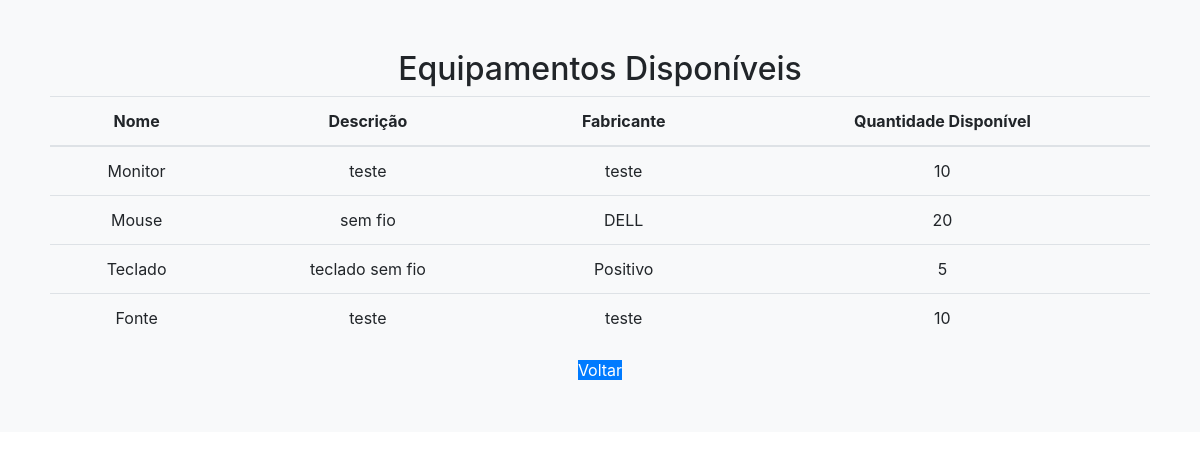
The page /visualizar_equipamentos/ on the database as committed earlier.
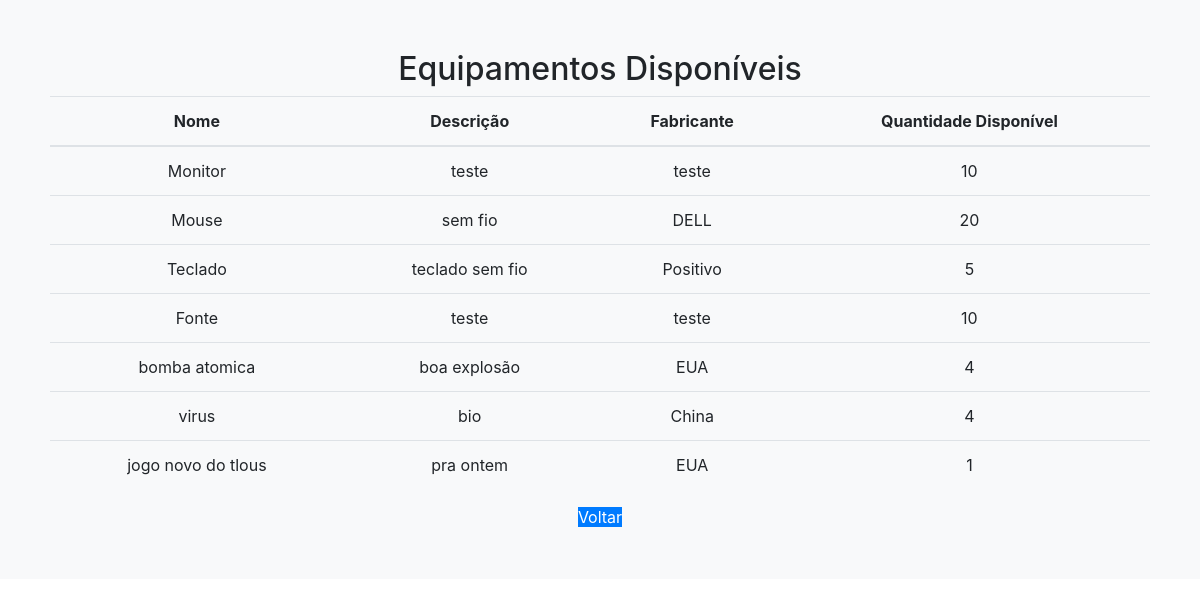
The same page on the database as committed later.
### agendamentos/models.py (models this page shows, shortened)
class Equipamento(models.Model):
    STATUS_CHOICES = (
        ('disponivel', 'Disponível'),
        ('agendado', 'Agendado'),
        ('cancelado', 'Cancelado'),
    )
    nome = models.CharField(max_length=100)
    descricao = models.CharField(max_length=100)
    fabricante = models.CharField(max_length=50)
    data_aquisicao = models.DateField(blank=False)
    quantidade_disponivel = models.IntegerField(default=0)
    status = models.CharField(max_length=20, choices=STATUS_CHOICES, default='disponivel')
    usuarios = models.ManyToManyField(User, related_name='equipamentos', blank=True)

### agendamentos/views.py (the view)
# urls.py: path('visualizar_equipamentos/', views.visualizar_equipamentos, name='visualizar_equipamentos'),
def visualizar_equipamentos(request):
    equipamentos = Equipamento.objects.all()
    return render(request, 'listar_equipamentos.html', {'equipamentos': equipamentos})

### agendamentos/templates/listar_equipamentos.html (shortened to what this page needs)
{% load static %}
<!DOCTYPE html>
<html>
<head>
    <link rel="stylesheet" type="text/css" href="{% static 'styles.css' %}">
    <link rel="stylesheet" href="https://maxcdn.bootstrapcdn.com/bootstrap/4.5.2/css/bootstrap.min.css">
</head>
<body>
    <div class="container_home">
        <h2>Equipamentos Disponíveis</h2>
        <table class="table">
            <thead>
                <tr>
                    <th>Nome</th>
                    <th>Descrição</th>
                    <th>Fabricante</th>
                    <th>Quantidade Disponível</th>
                </tr>
            </thead>
            <tbody>
                {% for equipamento in equipamentos %}
                <tr>
                    <td>{{ equipamento.nome }}</td>
                    <td>{{ equipamento.descricao }}</td>
                    <td>{{ equipamento.fabricante }}</td>
                    <td>
                        {% if equipamento.quantidade_disponivel > 0 %}
                            {{ equipamento.quantidade_disponivel }}
                        {% else %}
                            Indisponível no momento
                        {% endif %}
                    </td>
                </tr>
                {% endfor %}
            </tbody>
        </table>
        <a href="javascript:history.back()" class="btn-primary">Voltar</a>
    </div>
</body>
</html>

### agendamentos/static/styles.css (style rules this page uses)
.container_home { background-color: #f8f9fa; padding: 50px; text-align: center; }
.btn-primary { margin: 5px; }

Rows that differ between the two databases and show on the page:
added Equipamento: nome "bomba atomica", descricao "boa explosão", fabricante "EUA", quantidade_disponivel "4"
added Equipamento: nome "virus", descricao "bio", fabricante "China", quantidade_disponivel "4"
added Equipamento: nome "jogo novo do tlous", descricao "pra ontem", fabricante "EUA", quantidade_disponivel "1"
